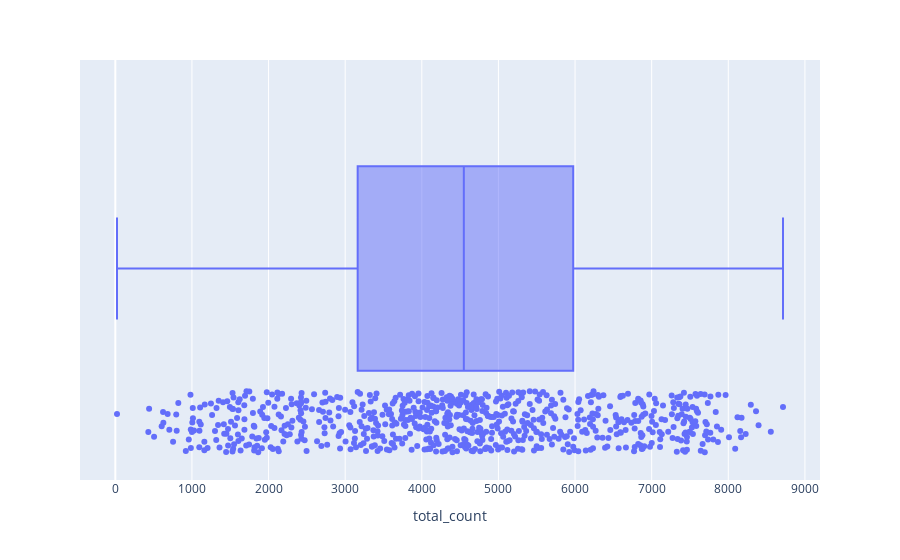

The cell this chart's notebook holds for it:
### Markdown cell above
#### Total Count

### Code cell
show_box_plot(data=day_df, target="total_count", points="all", horizontal=True)

### Figure 1 — Plotly figure (JSON) as saved in the notebook; plotly's stock layout.template omitted (floating-point values rounded to 4 significant figures; data arrays with more than 128 entries replaced by an {"elided": "..."} marker saying what was removed)
{"data": [{"alignmentgroup": "True", "boxpoints": "all", "hovertemplate": "total_count=%{x}<extra></extra>", "legendgroup": "", "marker": {"color": "#636efa"}, "name": "", "notched": false, "offsetgroup": "", "orientation": "h", "showlegend": false, "type": "box", "x": {"elided": "730 int values"}, "x0": " ", "xaxis": "x", "y0": " ", "yaxis": "y"}], "layout": {"boxmode": "group", "legend": {"tracegroupgap": 0}, "margin": {"t": 60}, "xaxis": {"anchor": "y", "domain": [0, 1], "title": {"text": "total_count"}}, "yaxis": {"anchor": "x", "domain": [0, 1]}}}
